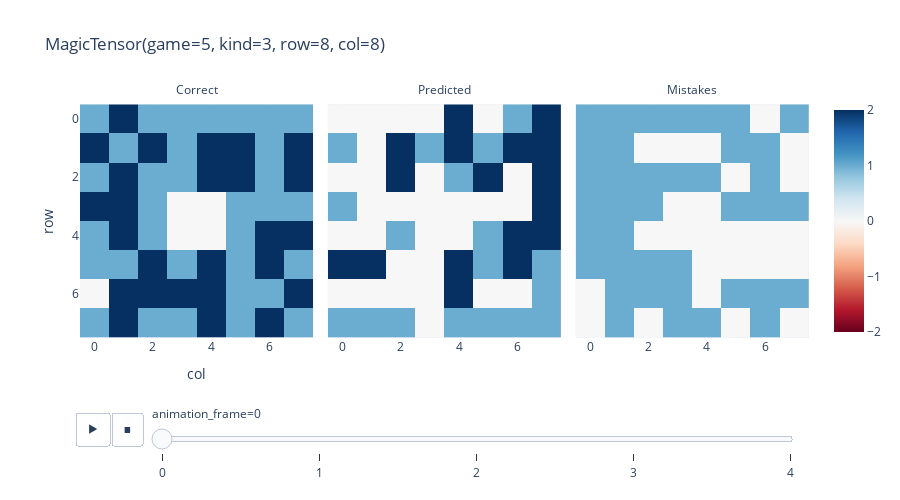
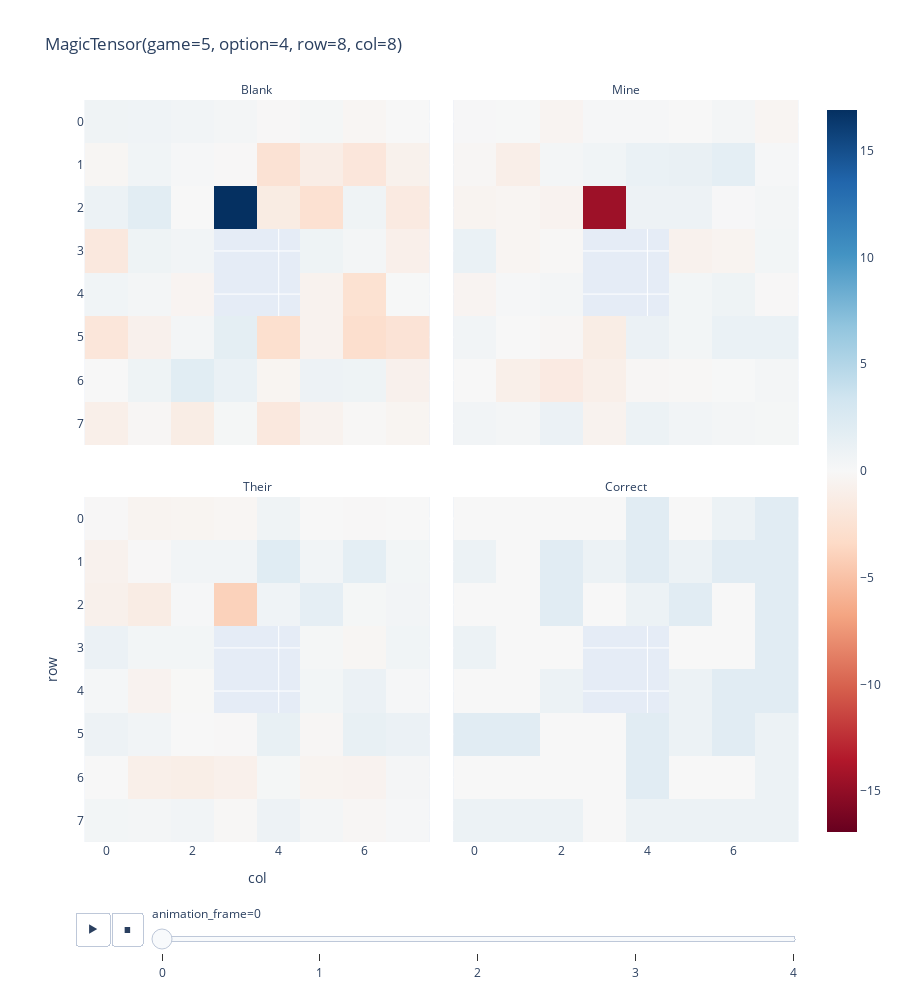

Source (notebook cell) for these figures, in order:
### Markdown cell above
I want to be able to test easily whether my probes are doing what I want.

### Code cell
p = probes[0]
p.check_behaviour(val_tokens[:, :59], 5)

### Figure 1 — Plotly figure (JSON) as saved in the notebook; plotly's stock layout.template omitted (floating-point values rounded to 4 significant figures)
{"data": [{"coloraxis": "coloraxis", "name": "0", "z": [[1, 2, 1, 1, 1, 1, 1, 1], [2, 1, 2, 1, 2, 2, 1, 2], [1, 2, 1, 1, 2, 2, 1, 2], [2, 2, 1, 0, 0, 1, 1, 1], [1, 2, 1, 0, 0, 1, 2, 2], [1, 1, 2, 1, 2, 1, 2, 1], [0, 2, 2, 2, 2, 1, 1, 2], [1, 2, 1, 1, 2, 1, 2, 1]], "type": "heatmap", "xaxis": "x", "yaxis": "y", "hovertemplate": "x: %{x}<br>y: %{y}<br>color: %{z}<extra></extra>"}, {"coloraxis": "coloraxis", "name": "1", "z": [[0, 0, 0, 0, 2, 0, 1, 2], [1, 0, 2, 1, 2, 1, 2, 2], [0, 0, 2, 0, 1, 2, 0, 2], [1, 0, 0, 0, 0, 0, 0, 2], [0, 0, 1, 0, 0, 1, 2, 2], [2, 2, 0, 0, 2, 1, 2, 1], [0, 0, 0, 0, 2, 0, 0, 1], [1, 1, 1, 0, 1, 1, 1, 1]], "type": "heatmap", "xaxis": "x2", "yaxis": "y2", "hovertemplate": "x: %{x}<br>y: %{y}<br>color: %{z}<extra></extra>"}, {"coloraxis": "coloraxis", "name": "2", "z": [[1, 1, 1, 1, 1, 1, 0, 1], [1, 1, 0, 0, 0, 1, 1, 0], [1, 1, 1, 1, 1, 0, 1, 0], [1, 1, 1, 0, 0, 1, 1, 1], [1, 1, 0, 0, 0, 0, 0, 0], [1, 1, 1, 1, 0, 0, 0, 0], [0, 1, 1, 1, 0, 1, 1, 1], [0, 1, 0, 1, 1, 0, 1, 0]], "type": "heatmap", "xaxis": "x3", "yaxis": "y3", "hovertemplate": "x: %{x}<br>y: %{y}<br>color: %{z}<extra></extra>"}], "layout": {"xaxis": {"anchor": "y", "domain": [0.0, 0.32], "scaleanchor": "y", "constrain": "domain", "title": {"text": "col"}}, "yaxis": {"anchor": "x", "domain": [0.0, 1.0], "autorange": "reversed", "constrain": "domain", "title": {"text": "row"}}, "xaxis2": {"anchor": "y2", "domain": [0.34, 0.66], "matches": "x"}, "yaxis2": {"anchor": "x2", "domain": [0.0, 1.0], "matches": "y", "showticklabels": false}, "xaxis3": {"anchor": "y3", "domain": [0.68, 1.0], "matches": "x"}, "yaxis3": {"anchor": "x3", "domain": [0.0, 1.0], "matches": "y", "showticklabels": false}, "annotations": [{"font": {}, "showarrow": false, "text": "Correct", "x": 0.16, "xanchor": "center", "xref": "paper", "y": 1.0, "yanchor": "bottom", "yref": "paper"}, {"font": {}, "showarrow": false, "text": "Predicted", "x": 0.5, "xanchor": "center", "xref": "paper", "y": 1.0, "yanchor": "bottom", "yref": "paper"}, {"font": {}, "showarrow": false, "text": "Mistakes", "x": 0.84, "xanchor": "center", "xref": "paper", "y": 1.0, "yanchor": "bottom", "yref": "paper"}], "coloraxis": {"colorscale": [[0.0, "rgb(103,0,31)"], [0.1, "rgb(178,24,43)"], [0.2, "rgb(214,96,77)"], [0.3, "rgb(244,165,130)"], [0.4, "rgb(253,219,199)"], [0.5, "rgb(247,247,247)"], [0.6, "rgb(209,229,240)"], [0.7, "rgb(146,197,222)"], [0.8, "rgb(67,147,195)"], [0.9, "rgb(33,102,172)"], [1.0, "rgb(5,48,97)"]], "cmid": 0.0}, "title": {"text": "MagicTensor(game=5, kind=3, row=8, col=8)"}, "height": 500, "updatemenus": [{"buttons": [{"args": [null, {"frame": {"duration": 500, "redraw": true}, "mode": "immediate", "fromcurrent": true, "transition": {"duration": 500, "easing": "linear"}}], "label": "&#9654;", "method": "animate"}, {"args": [[null], {"frame": {"duration": 0, "redraw": true}, "mode": "immediate", "fromcurrent": true, "transition": {"duration": 0, "easing": "linear"}}], "label": "&#9724;", "method": "animate"}], "direction": "left", "pad": {"r": 10, "t": 70}, "showactive": false, "type": "buttons", "x": 0.1, "xanchor": "right", "y": 0, "yanchor": "top"}], "sliders": [{"active": 0, "currentvalue": {"prefix": "animation_frame="}, "len": 0.9, "pad": {"b": 10, "t": 60}, "steps": [{"args": [["0"], {"frame": {"duration": 0, "redraw": true}, "mode": "immediate", "fromcurrent": true, "transition": {"duration": 0, "easing": "linear"}}], "label": "0", "method": "animate"}, {"args": [["1"], {"frame": {"duration": 0, "redraw": true}, "mode": "immediate", "fromcurrent": true, "transition": {"duration": 0, "easing": "linear"}}], "label": "1", "method": "animate"}, {"args": [["2"], {"frame": {"duration": 0, "redraw": true}, "mode": "immediate", "fromcurrent": true, "transition": {"duration": 0, "easing": "linear"}}], "label": "2", "method": "animate"}, {"args": [["3"], {"frame": {"duration": 0, "redraw": true}, "mode": "immediate", "fromcurrent": true, "transition": {"duration": 0, "easing": "linear"}}], "label": "3", "method": "animate"}, {"args": [["4"], {"frame": {"duration": 0, "redraw": true}, "mode": "immediate", "fromcurrent": true, "transition": {"duration": 0, "easing": "linear"}}], "label": "4", "method": "animate"}], "x": 0.1, "xanchor": "left", "y": 0, "yanchor": "top"}]}}

### Figure 2 — Plotly figure (JSON) as saved in the notebook; plotly's stock layout.template omitted (floating-point values rounded to 4 significant figures)
{"data": [{"coloraxis": "coloraxis", "name": "0", "z": [[0.7247, 0.6997, 0.5049, 0.3249, -0.09175, 0.2598, -0.2846, -0.003602], [-0.2629, 0.6078, 0.2102, -0.08074, -2.494, -1.227, -1.995, -0.7574], [1.01, 1.84, 0.01436, 16.91, -1.383, -2.626, 0.7474, -1.551], [-1.795, 0.7898, 0.5309, null, null, 0.7868, 0.3511, -0.9193], [0.587, 0.3849, -0.4429, null, null, -0.6391, -2.584, 0.04563], [-2.076, -0.7857, 0.3546, 1.718, -2.825, -0.6462, -2.856, -2.356], [0.0, 0.7885, 1.961, 1.126, -0.388, 0.9081, 0.8376, -0.7954], [-0.9975, -0.1941, -1.247, 0.2536, -1.771, -0.6428, -0.1219, -0.4123]], "type": "heatmap", "xaxis": "x3", "yaxis": "y3", "hovertemplate": "x: %{x}<br>y: %{y}<br>color: %{z}<extra></extra>"}, {"coloraxis": "coloraxis", "name": "1", "z": [[0.111, 0.04814, -0.4453, 0.1757, 0.1445, -0.01407, 0.3634, -0.329], [-0.2166, -1.09, 0.3379, 0.6523, 1.123, 1.226, 1.648, 0.1962], [-0.5134, -0.3777, -0.5678, -14.48, 0.8689, 0.8615, 0.1287, 0.3573], [1.157, -0.3581, -0.1172, null, null, -0.7344, -0.4816, 0.4253], [-0.4376, 0.1548, 0.3136, null, null, 0.4693, 0.8094, -0.06834], [0.5114, -0.01607, -0.2202, -1.26, 1.075, 0.4344, 1.131, 1.166], [0.0, -1.011, -1.512, -0.9884, -0.2365, -0.1618, 0.08279, 0.3773], [0.5719, 0.3849, 1.106, -0.6217, 0.9692, 0.5167, 0.3635, 0.2579]], "type": "heatmap", "xaxis": "x4", "yaxis": "y4", "hovertemplate": "x: %{x}<br>y: %{y}<br>color: %{z}<extra></extra>"}, {"coloraxis": "coloraxis", "name": "2", "z": [[-0.08144, -0.4684, -0.3933, -0.2911, 0.7494, -0.02993, -0.06213, 0.03926], [-0.6905, -0.09102, 0.5765, 0.5701, 2.009, 0.5526, 1.686, 0.4422], [-0.8293, -1.305, 0.1868, -3.96, 0.7043, 1.6, 0.2716, 0.4766], [1.067, 0.4513, 0.4122, null, null, 0.2762, -0.2598, 0.5885], [0.2353, -0.591, -0.03716, null, null, 0.4097, 1.094, 0.1503], [0.854, 0.523, -0.003377, -0.08918, 1.365, -0.2318, 1.313, 1.081], [0.0, -1.021, -1.115, -0.8712, 0.2649, -0.5085, -0.5557, 0.3086], [0.4255, 0.3803, 0.5021, -0.113, 0.934, 0.3485, -0.2378, 0.1405]], "type": "heatmap", "xaxis": "x", "yaxis": "y", "hovertemplate": "x: %{x}<br>y: %{y}<br>color: %{z}<extra></extra>"}, {"coloraxis": "coloraxis", "name": "3", "z": [[0.0, 0.0, 0.0, 0.0, 2.0, 0.0, 1.0, 2.0], [1.0, 0.0, 2.0, 1.0, 2.0, 1.0, 2.0, 2.0], [0.0, 0.0, 2.0, 0.0, 1.0, 2.0, 0.0, 2.0], [1.0, 0.0, 0.0, null, null, 0.0, 0.0, 2.0], [0.0, 0.0, 1.0, null, null, 1.0, 2.0, 2.0], [2.0, 2.0, 0.0, 0.0, 2.0, 1.0, 2.0, 1.0], [0.0, 0.0, 0.0, 0.0, 2.0, 0.0, 0.0, 1.0], [1.0, 1.0, 1.0, 0.0, 1.0, 1.0, 1.0, 1.0]], "type": "heatmap", "xaxis": "x2", "yaxis": "y2", "hovertemplate": "x: %{x}<br>y: %{y}<br>color: %{z}<extra></extra>"}], "layout": {"xaxis": {"anchor": "y", "domain": [0.0, 0.49], "scaleanchor": "y", "constrain": "domain", "title": {"text": "col"}}, "yaxis": {"anchor": "x", "domain": [0.0, 0.465], "autorange": "reversed", "constrain": "domain", "title": {"text": "row"}}, "xaxis2": {"anchor": "y2", "domain": [0.51, 1.0], "matches": "x"}, "yaxis2": {"anchor": "x2", "domain": [0.0, 0.465], "matches": "y", "showticklabels": false}, "xaxis3": {"anchor": "y3", "domain": [0.0, 0.49], "matches": "x", "showticklabels": false}, "yaxis3": {"anchor": "x3", "domain": [0.535, 1.0], "matches": "y"}, "xaxis4": {"anchor": "y4", "domain": [0.51, 1.0], "matches": "x", "showticklabels": false}, "yaxis4": {"anchor": "x4", "domain": [0.535, 1.0], "matches": "y", "showticklabels": false}, "annotations": [{"font": {}, "showarrow": false, "text": "Their", "x": 0.245, "xanchor": "center", "xref": "paper", "y": 0.465, "yanchor": "bottom", "yref": "paper"}, {"font": {}, "showarrow": false, "text": "Correct", "x": 0.755, "xanchor": "center", "xref": "paper", "y": 0.465, "yanchor": "bottom", "yref": "paper"}, {"font": {}, "showarrow": false, "text": "Blank", "x": 0.245, "xanchor": "center", "xref": "paper", "y": 1.0, "yanchor": "bottom", "yref": "paper"}, {"font": {}, "showarrow": false, "text": "Mine", "x": 0.755, "xanchor": "center", "xref": "paper", "y": 1.0, "yanchor": "bottom", "yref": "paper"}], "coloraxis": {"colorscale": [[0.0, "rgb(103,0,31)"], [0.1, "rgb(178,24,43)"], [0.2, "rgb(214,96,77)"], [0.3, "rgb(244,165,130)"], [0.4, "rgb(253,219,199)"], [0.5, "rgb(247,247,247)"], [0.6, "rgb(209,229,240)"], [0.7, "rgb(146,197,222)"], [0.8, "rgb(67,147,195)"], [0.9, "rgb(33,102,172)"], [1.0, "rgb(5,48,97)"]], "cmid": 0.0}, "title": {"text": "MagicTensor(game=5, option=4, row=8, col=8)"}, "height": 1000, "updatemenus": [{"buttons": [{"args": [null, {"frame": {"duration": 500, "redraw": true}, "mode": "immediate", "fromcurrent": true, "transition": {"duration": 500, "easing": "linear"}}], "label": "&#9654;", "method": "animate"}, {"args": [[null], {"frame": {"duration": 0, "redraw": true}, "mode": "immediate", "fromcurrent": true, "transition": {"duration": 0, "easing": "linear"}}], "label": "&#9724;", "method": "animate"}], "direction": "left", "pad": {"r": 10, "t": 70}, "showactive": false, "type": "buttons", "x": 0.1, "xanchor": "right", "y": 0, "yanchor": "top"}], "sliders": [{"active": 0, "currentvalue": {"prefix": "animation_frame="}, "len": 0.9, "pad": {"b": 10, "t": 60}, "steps": [{"args": [["0"], {"frame": {"duration": 0, "redraw": true}, "mode": "immediate", "fromcurrent": true, "transition": {"duration": 0, "easing": "linear"}}], "label": "0", "method": "animate"}, {"args": [["1"], {"frame": {"duration": 0, "redraw": true}, "mode": "immediate", "fromcurrent": true, "transition": {"duration": 0, "easing": "linear"}}], "label": "1", "method": "animate"}, {"args": [["2"], {"frame": {"duration": 0, "redraw": true}, "mode": "immediate", "fromcurrent": true, "transition": {"duration": 0, "easing": "linear"}}], "label": "2", "method": "animate"}, {"args": [["3"], {"frame": {"duration": 0, "redraw": true}, "mode": "immediate", "fromcurrent": true, "transition": {"duration": 0, "easing": "linear"}}], "label": "3", "method": "animate"}, {"args": [["4"], {"frame": {"duration": 0, "redraw": true}, "mode": "immediate", "fromcurrent": true, "transition": {"duration": 0, "easing": "linear"}}], "label": "4", "method": "animate"}], "x": 0.1, "xanchor": "left", "y": 0, "yanchor": "top"}]}}
